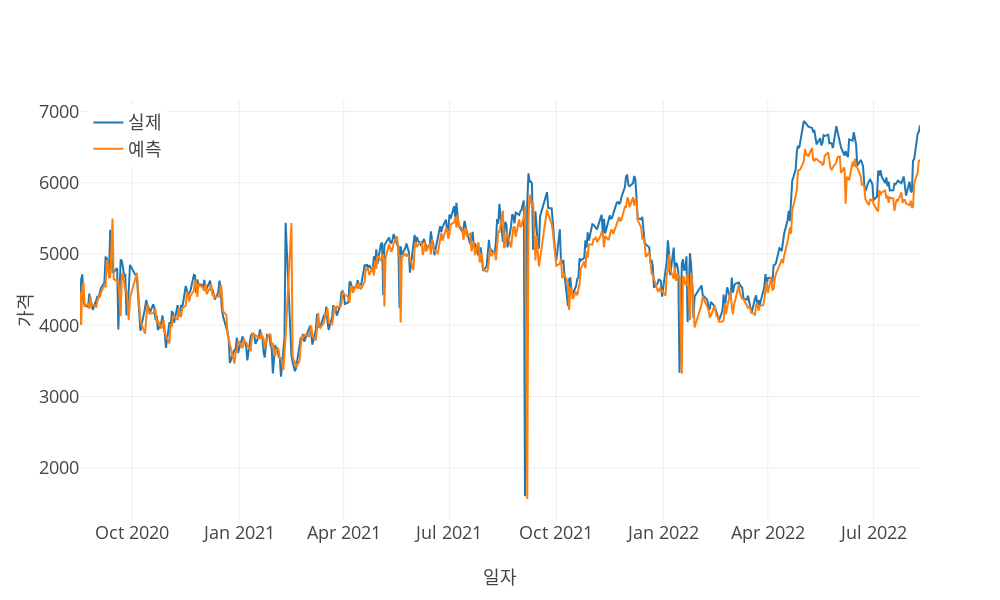

The cell this chart's notebook holds for it:
### Code cell
print("\nLinear Regression")
lr, _ = linear_regression(X_train, y_train)
lr_predictions = lr.predict(X_test)
model_eval(y_test, lr_predictions, predictions_x_axis, stdout=stdout, vis=vis, **{'scaler': output_scaler})

### Figure 1 — Plotly figure (JSON) as saved in the notebook; plotly's stock layout.template omitted (floating-point values rounded to 4 significant figures; data arrays with more than 128 entries replaced by an {"elided": "..."} marker saying what was removed)
{"data": [{"mode": "lines", "name": "실제", "type": "scatter", "x": {"elided": "510 str values"}, "y": {"elided": "510 float values"}}, {"mode": "lines", "name": "예측", "type": "scatter", "x": {"elided": "510 str values"}, "y": {"elided": "510 float values"}}], "layout": {"height": 600, "legend": {"x": 0.01, "xanchor": "left", "y": 0.99, "yanchor": "top"}, "width": 1000, "xaxis": {"title": {"text": "일자"}}, "yaxis": {"title": {"text": "가격"}}}}
